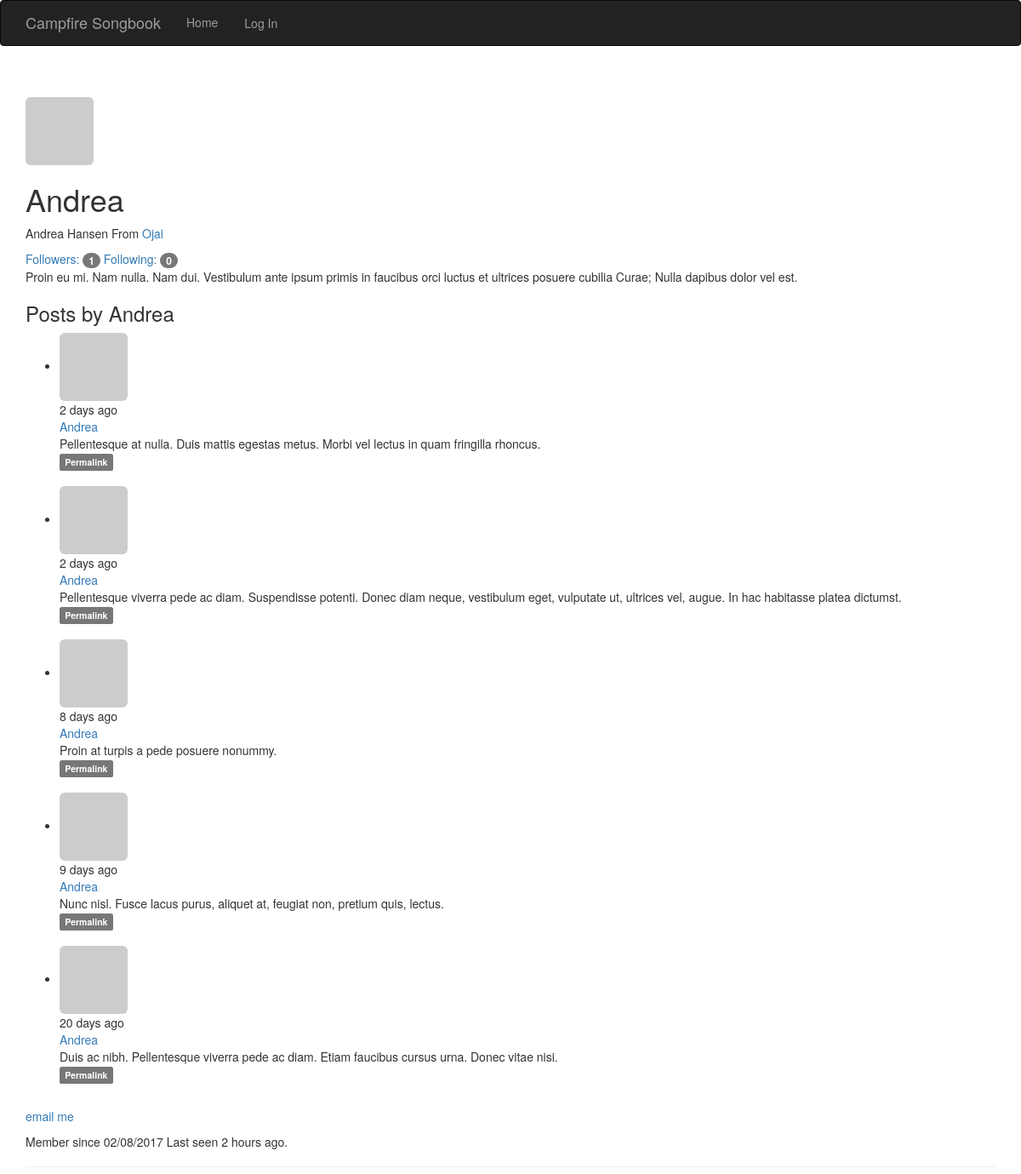
The app's page /user/Andrea with its own data.
### app/models.py (models this page shows, shortened)
class User(UserMixin, db.Model):
    __tablename__ = 'users'
    id = db.Column(db.Integer, primary_key=True)
    email = db.Column(db.String(64), unique=True, index=True)
    username = db.Column(db.String(64), unique=True, index=True)
    name = db.Column(db.String(64), unique=True, index=True)
    role_id = db.Column(db.Integer, db.ForeignKey('roles.id'))
    location = db.Column(db.String(64))
    about_me = db.Column(db.Text)
    password_hash = db.Column(db.String(128))
    confirmed = db.Column(db.Boolean, default=False)
    avatar_hash = db.Column(db.String(32))
    posts = db.relationship('Post', backref='author', lazy='dynamic')
    member_since = db.Column(db.DateTime(), default=datetime.utcnow)
    last_seen = db.Column(db.DateTime(), default=datetime.utcnow)
    followed = db.relationship('Follow', foreign_keys=[Follow.follower_id],
        backref=db.backref('follower', lazy=True), lazy='dynamic',
        cascade='all, delete-orphan')
    followers = db.relationship('Follow', foreign_keys=[Follow.followed_id],
        backref=db.backref('followed', lazy='joined'), lazy='dynamic',
        cascade='all, delete-orphan')
    def gravatar(self, size=100, default='identicon', rating='g'):
        if request.is_secure:
            url = 'https://www.gravatar.com/avatar'
        else:
            url = 'http://www.gravatar.com/avatar'
        if self.avatar_hash is None:
            avatar_hash_maker()
        return '{url}/{avatar_hash}?s={size}&d={default}&r={rating}'.format(
            url=url, avatar_hash=self.avatar_hash, size=size, default=default, rating=rating)
    @property
    def password(self):
        raise AttributeError('Password is not a readable attribute')

class Post(db.Model):
    __tablename__ = 'posts'
    id = db.Column(db.Integer, primary_key=True)
    timestamp = db.Column(db.DateTime, default=datetime.utcnow)
    body = db.Column(db.Text)
    author_id = db.Column(db.Integer, db.ForeignKey('users.id'))

### app/main/views.py (the view)
@main.route('/user/<username>')
def user(username):
    user = User.query.filter_by(username=username).first()
    if user is None:
        abort(404)
    posts = user.posts.order_by(Post.timestamp.desc()).all()
    return render_template('user.html', user=user, posts=posts)

### app/auth/views.py (called while the page is built)
@auth.before_app_request
def before_request():
    if current_user.is_authenticated:
        current_user.ping()
        if not current_user.confirmed and request.endpoint[:5] != 'auth.':
            return redirect(url_for('auth.unconfirmed'))

### app/main/__init__.py (called while the page is built)
@main.app_context_processor
def inject_permissions():
    return dict(Permission=Permission)

### app/models.py (called while the page is built)
    def can(self, permissions):
        return False

    def is_administrator(self):
        return False

### app/templates/user.html (shortened to what this page needs)
{% extends "base.html" %}
{% import "_macros.html" as macros %}
{% block page_content %}
    <div class="page-header">
    <img class="img-rounded profile-thumbnail" src="{{user.gravatar(size=256)}}">
        <h1>{{ user.username }}</h1>
        {% if user.name or user.location %}
        <p>
            {% if user.name %}
                {{ user.name }}
            {% endif %}
            {% if user.location %}
                From <a href="https://www.google.com/maps/?q={{ user.location }}" title="Map Locaton">{{ user.location }}</a>
            {% endif %}
        </p>
        {% endif %}
        <a href="{{ url_for('.followers', username=user.username) }}">Followers: <span class="badge">{{ user.followers.count() }}</span></a>
        <a href="{{ url_for('.followed_by', username=user.username) }}">Following: <span class="badge">{{ user.followed.count() }}</span></a>
        {% if user.about_me %}
            <p>{{ user.about_me }}</p>
        {% endif %}
        <h3>Posts by {{ user.username }}</h3>
        {% include '_posts.html' %}
        {% if current_user.is_administrator %}
            <p><a href="mailto:{{ user.email }}?subject=feedback" "email me">email me</a>
            </p>
        {% endif %}
        <p>
            Member since {{ moment(user.member_since).format("L")}}
            Last seen {{ moment(user.last_seen).fromNow() }}.
        </p>
    </div>
{% endblock %}

### app/templates/base.html (shortened to what this page needs)
{% extends 'bootstrap/base.html' %}
{% block head %}
{{ super() }}
{% endblock head %}
{% block navbar %}
<div class="navbar navbar-inverse" role="navigation">
    <div class="container">
        <div class="navbar-header">
            <a class="navbar-brand" href="{{ url_for('main.index') }}">Campfire Songbook</a>
        </div>
        <div class="navbar-collapse collapse">
            <ul class="nav navbar-nav">
                <li><a href="{{ url_for('main.index') }}">Home</a></li>
            </ul>
            <ul class="nav navbar-nav navbar right">
            {% if current_user.is_authenticated %}
                <li><a href="{{ url_for('auth.logout') }}">Logout</a></li>
                <li><a href="{{ url_for('main.user', username=current_user.username)}}">Profile</a> </li>
            {% else %}
                <li><a href="{{ url_for('auth.login') }}">Log In</a></li>
            {% endif %}
            </ul>
        </div>
    </div>
</div>
{% endblock navbar %}
{% block content %}
<div class="container">
    {% block page_content %}{% endblock %}
</div>
{% endblock %}

### app/templates/_posts.html (shortened to what this page needs)
<ul class="posts">
    {% for post in posts %}
        <li class="post">
            <div class="profile-thumbnail">
                <a href="{{ url_for('.user', username=post.author.username) }}">
                    <img class="img-rounded profile-thumbnail" src="{{ post.author.gravatar(size=40) }}" alt="author_icon">
                </a>
            </div>
            <div class="post-content">
                <div class="post-date">
                    {{ moment(post.timestamp).fromNow() }}
                </div>
                <div class="post-author">
                    <a href="{{ url_for('.user', username=post.author.username) }}">
                        {{ post.author.username }}
                    </a>
                </div>
                <div class="post-body">
                    {{ post.body }}
                    <div class="post-footer">
                        <a href="{{ url_for('.post', id=post.id) }}">
                            <span class="label label-default">Permalink</span>
                        </a>
                    </div>
                </div>
            </div>
        </li>
        <br>
    {% endfor %}
</ul>

### records on screen
User: username "Andrea", name "Andrea Hansen", location "Ojai", about_me "Proin eu mi. Nam nulla. Nam dui. Vestibulum ante ipsum primis in faucibus orci luctus et ultrices posuere cubilia Curae; Nulla dapibus dolor vel est.", member_since "02/08/2017", last_seen "2 hours ago"
Post: timestamp "2 days ago", author.username "Andrea", body "Pellentesque at nulla. Duis mattis egestas metus. Morbi vel lectus in quam fringilla rhoncus."
Post: timestamp "2 days ago", author.username "Andrea", body "Pellentesque viverra pede ac diam. Suspendisse potenti. Donec diam neque, vestibulum eget, vulputate ut, ultrices vel, augue. In hac habitasse platea dictumst."
Post: timestamp "8 days ago", author.username "Andrea", body "Proin at turpis a pede posuere nonummy."
Post: timestamp "9 days ago", author.username "Andrea", body "Nunc nisl. Fusce lacus purus, aliquet at, feugiat non, pretium quis, lectus."
Post: timestamp "20 days ago", author.username "Andrea", body "Duis ac nibh. Pellentesque viverra pede ac diam. Etiam faucibus cursus urna. Donec vitae nisi."

### other values on screen
{{ user.followers.count() }} "1"
{{ user.followed.count() }} "0"
